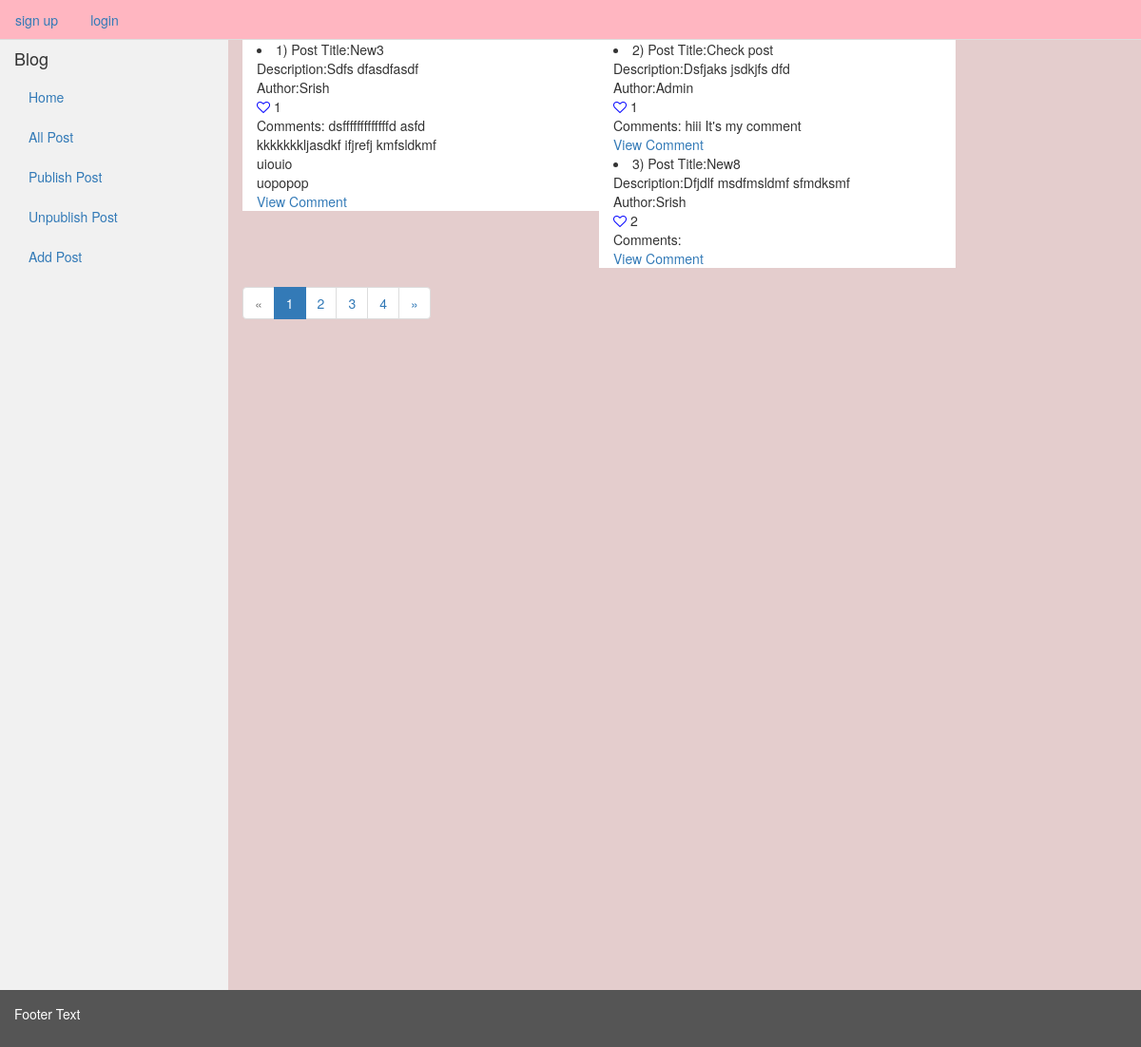
The page / on the database its author committed.
### Wordoid/models.py (models this page shows, shortened)
class Post(models.Model):
	title = models.CharField(max_length=20)
	description = models.TextField()
	publish_date = models.DateField(auto_now_add=True)
	update_date = models.DateField(auto_now=True)
	publish = models.BooleanField(default=False)
	liked_users = models.ManyToManyField(User)
	auther = models.ForeignKey(User,on_delete=models.CASCADE,related_name="auther")
	@property
	def user_like(self):
		return self.liked_users.count()

class Comment(models.Model):
	user = models.ForeignKey(User,on_delete=models.CASCADE)
	post = models.ForeignKey(Post,on_delete=models.CASCADE, related_name="post")
	text_field = models.TextField()
	like = models.IntegerField(default=0)

### Wordoid/views.py (the view)
# urls.py: path('',views.home_page,name='home_page'),
def home_page(request):
    post_data = []
    posts = Post.objects.filter(publish=True).select_related('auther').prefetch_related('post').all()
    for post in posts:
        post_data.append({
                "id": post.id,
                "title": post.title,
                "description": post.description,
                "author": post.auther,
                "is_liked": post.liked_users.filter(id=request.user.id).exists(),
                "like_count": post.user_like,
                "comments": post.post.all(),
            })
    page = request.GET.get('page', 1)
    paginator = Paginator(post_data, settings.PAGE_COUNT)
    try:
        posts_page = paginator.page(page)
    except PageNotAnInteger:
        posts_page = paginator.page(1)
    except EmptyPage:
            posts_page = paginator.page(paginator.num_pages)
    dict_data = {
        'posts': posts_page,
    }
    return render(request, "post/home.html", dict_data)

### templates/post/home.html (shortened to what this page needs)
{% extends "index.html" %}
{% load static %}
{% load utils %}
{% block css_content %}
	<link rel="stylesheet" type="text/css" href="{% static 'PostJs/css/publish.css' %}">
{% endblock %}
{% block content %}
	{% for post in posts %}
		<li class="list-cls col-md-4" style="background-color:white; width: 50%;" data-post="{{ post.id }}">{{ forloop.counter }}) Post Title:{{ post.title|capfirst }}<br>
		Description:{{ post.description|capfirst }}<br>
		Author:{{ post.author|capfirst }}<br>
		<span class="like-cls">
			{% if post.is_liked == False %}
				<i class="fa fa-heart-o none-cls commen-cls" aria-hidden="true"></i>
			{% else %}
				<i class="fa fa-heart-o heart-cls commen-cls" aria-hidden="true"></i>
			{% endif %}
		</span>
		{{ post.like_count }}<br>
		Comments:	{% for comment in post.comments %}
						{{ comment.text_field }}<br>
					{% endfor %}
		<div class="view-cls">
			<a href={% url 'view_post' id=post.id %}>View</a>
			<a href={% url 'comment_post' id=post.id %}>Comment</a>
		</div>
		</li>
	{% endfor %}
	{% if posts.has_other_pages %}
		<ul class="pagination">
			{% if posts.has_previous %}
				<li><a href="?page={{ posts.previous_page_number }}">&laquo;</a></li>
			{% else %}
				<li class="disabled"><span>&laquo;</span></li>
			{% endif %}
		{% for i in posts.paginator.page_range %}
			{% if posts.number == i %}
			<li class="active"><span>{{ i }} <span class="sr-only">(current)</span></span></li>
			{% else %}
			<li><a href="?page={{ i }}">{{ i }}</a></li>
			{% endif %}
		{% endfor %}
		{% if posts.has_next %}
			<li><a href="?page={{ posts.next_page_number }}">&raquo;</a></li>
		{% else %}
			<li class="disabled"><span>&raquo;</span></li>
		{% endif %}
		</ul>
	{% endif %}
{% endblock %}

### static/PostJs/css/publish.css (style rules this page uses)
.none-cls { color: blue; }

### rows shown on the page
Comment: text_field "dsfffffffffffffd asfd"
Comment: text_field "kkkkkkkljasdkf ifjrefj kmfsldkmf"
Comment: text_field "uiouio"
Comment: text_field "uopopop"
Comment: text_field "hiii It's my comment"

### other values the page prints
{{ post.title|capfirst }} "New3"
{{ post.description|capfirst }} "Sdfs dfasdfasdf"
{{ post.author|capfirst }} "Srish"
{{ post.like_count }} "1"
{{ post.title|capfirst }} "Check post"
{{ post.description|capfirst }} "Dsfjaks jsdkjfs dfd"
{{ post.author|capfirst }} "Admin"
{{ post.title|capfirst }} "New8"
{{ post.description|capfirst }} "Dfjdlf msdfmsldmf sfmdksmf"
{{ post.like_count }} "2"
{{ i }} "1"
{{ i }} "2" "3" "4"
